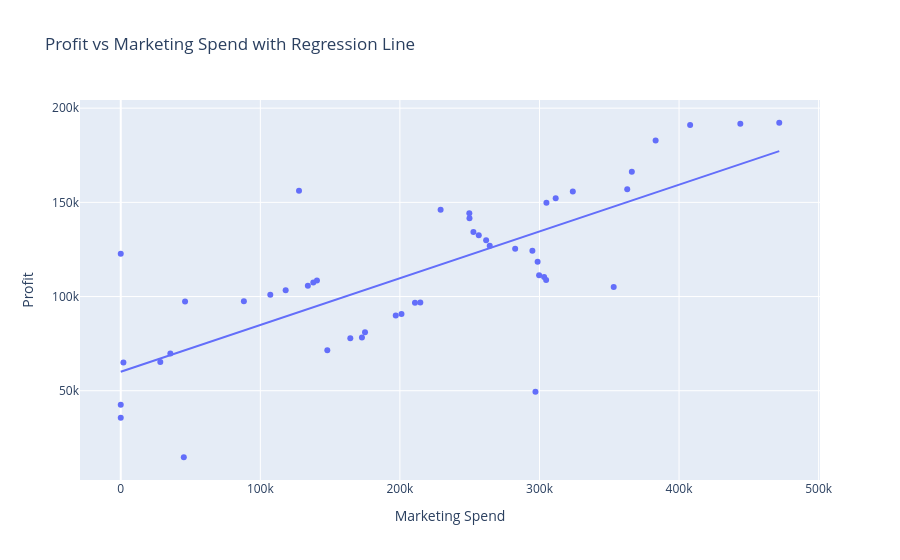

The cell this chart's notebook holds for it:
### Code cell
import plotly.express as px
px.scatter(df, x='Marketing Spend', y='Profit', trendline="ols",
           title="Profit vs Marketing Spend with Regression Line")
# This code creates a scatter plot showing the relationship between Marketing Spend and Profit. 
# The trendline="ols" adds a linear regression line to highlight the overall trend between the two variables.
